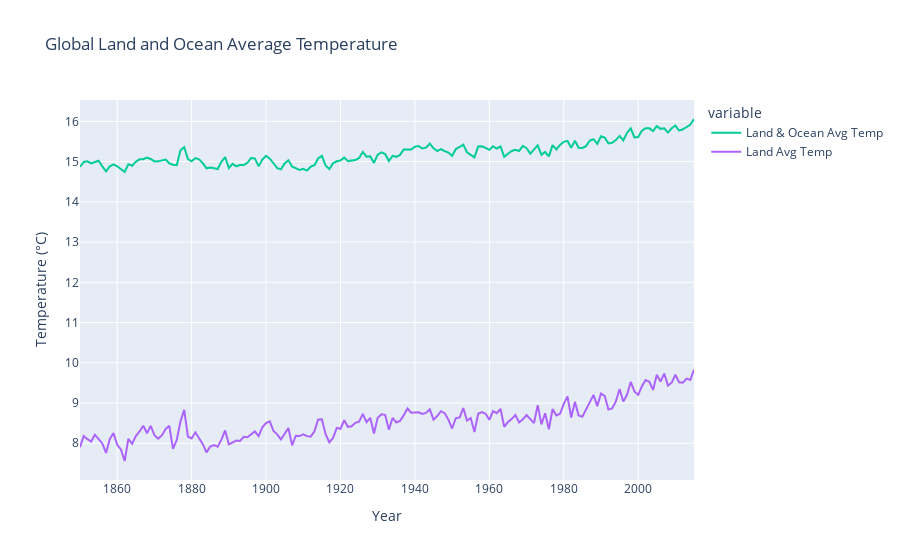

Notebook source saved alongside this figure:
### Code cell
# Graph temperature data
global_landocean_y = global_df['LandAndOceanAverageTemperature']
global_land_y = global_df['LandAverageTemperature']

fig3 = px.line(x=global_x, y=[global_landocean_y, global_land_y], title='Global Land and Ocean Average Temperature', color_discrete_map={0: 'blue', 1: 'green'})

# Update Axis Titles
fig3.update_xaxes(title_text='Year')
fig3.update_yaxes(title_text='Temperature (°C)')
fig3.data[0].name = 'Land & Ocean Avg Temp'
fig3.data[1].name = 'Land Avg Temp'

# Show the plot
fig3.show()

### Figure 1 — Plotly figure (JSON) as saved in the notebook; plotly's stock layout.template omitted (floating-point values rounded to 4 significant figures; data arrays with more than 128 entries replaced by an {"elided": "..."} marker saying what was removed)
{"data": [{"hovertemplate": "variable=wide_variable_0<br>x=%{x}<br>value=%{y}<extra></extra>", "legendgroup": "wide_variable_0", "line": {"color": "#00cc96", "dash": "solid"}, "marker": {"symbol": "circle"}, "mode": "lines", "name": "Land & Ocean Avg Temp", "orientation": "v", "showlegend": true, "type": "scatter", "x": {"elided": "166 int values"}, "xaxis": "x", "y": {"elided": "166 float values"}, "yaxis": "y"}, {"hovertemplate": "variable=wide_variable_1<br>x=%{x}<br>value=%{y}<extra></extra>", "legendgroup": "wide_variable_1", "line": {"color": "#ab63fa", "dash": "solid"}, "marker": {"symbol": "circle"}, "mode": "lines", "name": "Land Avg Temp", "orientation": "v", "showlegend": true, "type": "scatter", "x": {"elided": "166 int values"}, "xaxis": "x", "y": {"elided": "166 float values"}, "yaxis": "y"}], "layout": {"legend": {"title": {"text": "variable"}, "tracegroupgap": 0}, "title": {"text": "Global Land and Ocean Average Temperature"}, "xaxis": {"anchor": "y", "domain": [0, 1], "title": {"text": "Year"}}, "yaxis": {"anchor": "x", "domain": [0, 1], "title": {"text": "Temperature (°C)"}}}}
